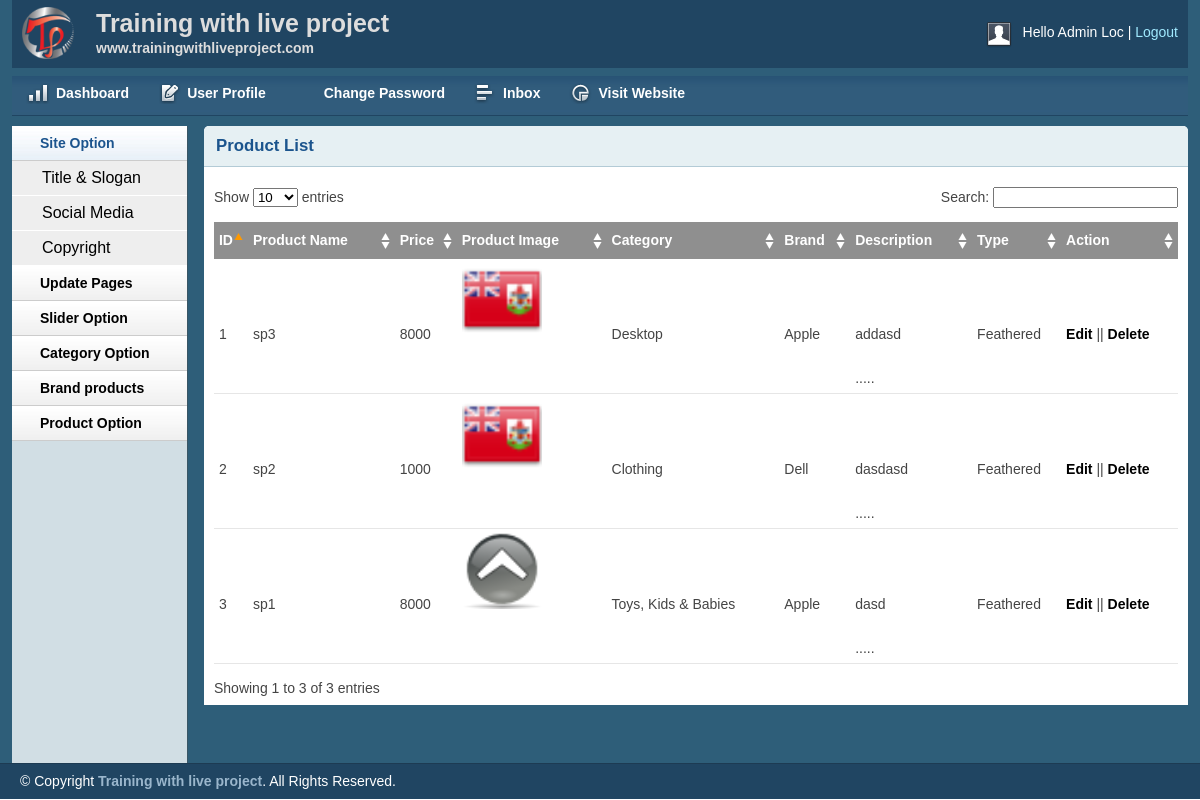
The page /shop/admin/productlist.php (signed in) on the database its author committed.
### tables this page shows
CREATE TABLE `tbl_product` (
  `productId` int(11) NOT NULL,
  `productName` varchar(255) NOT NULL,
  `catId` int(11) NOT NULL,
  `brandId` int(11) NOT NULL,
  `product_desc` text NOT NULL,
  `type` int(11) NOT NULL,
  `price` varchar(255) NOT NULL,
  `image` varchar(255) NOT NULL
);

CREATE TABLE `tbl_category` (
  `catId` int(11) NOT NULL,
  `catName` varchar(255) NOT NULL
);

CREATE TABLE `tbl_brand` (
  `brandId` int(11) NOT NULL,
  `brandName` varchar(255) NOT NULL
);

### shop/lib/database.php (called while the page is built, shortened)
<?php
Class Database{
public $host = DB_HOST;
public $user = DB_USER;
public $pass = DB_PASS;
public $dbname = DB_NAME;
public $link;
private function connectDB(){
    $this->link = new mysqli($this->host, $this->user, $this->pass, $this->dbname);
    if($this->link){
        return false;
    }
}
public function select($query){
    $result = $this->link->query($query) or die($this->link->error.__LINE__);
    if($result->num_rows > 0){
        return $result;
    }else{
        return false;
    }
}
}
?>

### shop/classes/product.php (called while the page is built, shortened)
<?php
$filepath = realpath(dirname(__FILE__));
include_once ($filepath.'/../lib/database.php');
include_once ($filepath.'/../helpers/format.php');
?>
<?php
    class product
    {
        private $db;
        public function __construct(){
            $this->db = new Database();
        }
        public function show_product(){
            $query = "SELECT tbl_product.*, tbl_category.catName, tbl_brand.brandName
            FROM tbl_product INNER JOIN tbl_category ON tbl_product.catId = tbl_category.catId
                             INNER JOIN tbl_brand ON tbl_product.brandId = tbl_brand.brandId
            order by tbl_product.productId desc";
            $result = $this->db->select($query);
            return $result;
        }
    }
?>

### shop/helpers/format.php (called while the page is built, shortened)
<?php
class Format{
    public function textShorten($text, $limit = 400){
        $text = $text. " ";
        $text = substr($text, 0, $limit);
        $text = substr($text, 0, strrpos($text, ' '));
        $text = $text.".....";
        return $text;
    }
}
?>

### shop/admin/productlist.php (the view, shortened to what this page needs)
<?php include 'inc/header.php';?>
<?php include 'inc/sidebar.php';?>
<?php include '../classes/product.php';?>
<?php include_once '../helpers/format.php';?>
<?php
$pd = new product();
$fm = new Format();
?>
<div class="grid_10">
    <div class="box round first grid">
        <h2>Product List</h2>
        <div class="block">
            <table class="data display datatable" id="example">
			<thead>
				<tr>
					<th>ID</th>
					<th>Product Name</th>
					<th>Price</th>
					<th>Product Image</th>
					<th>Category</th>
					<th>Brand</th>
					<th>Description</th>
					<th>Type</th>
					<th>Action</th>
				</tr>
			</thead>
			<tbody>
				<?php
				$pdlist = $pd->show_product();
				if($pdlist){
					$i = 0;
					while($result = $pdlist->fetch_assoc()){
						$i++;
				?>
				<tr class="odd gradeX">
					<td><?php echo $i ?></td>
					<td><?php echo $result['productName']?></td>
					<td><?php echo $result['price']?></td>
					<td><img src="uploads/<?php echo $result['image']?>" width="80" ></td>
					<td><?php echo $result['catName']?></td>
					<td><?php echo $result['brandName']?></td>
					<td>
						<?php
					echo $fm->textShorten($result['product_desc'], 50)
						?>
					</td>
					<td>
					<?php
						if($result['type']==0){
							echo 'Feathered';
						}else{
							echo 'Non-Feathered';
						}
					?>
					</td>
					<td><a href="productedit.php?productid=<?php echo $result['productId'] ?>">Edit</a> || <a href="?productid=<?php echo $result['productId'] ?>">Delete</a></td>
				</tr>
				<?php
					}
				}
				?>
			</tbody>
		</table>
       </div>
    </div>
</div>
<?php include 'inc/footer.php';?>

### shop/admin/css/layout.css (style rules this page uses)
body { background: #fff none repeat scroll 0 0; color: #444; font-size: 14px; padding: 0; }
a { color: #000; font-weight:bold; text-decoration: none; }
h1, h2, h3, h4, h5, h6 { line-height:1.2em; margin-bottom:.3em; }
h2 { margin-top:1em; }
.box { background:#fff; margin-bottom:20px; padding:10px 10px 10px 10px; margin-left:-8px; }
.box.grid { padding-bottom:40px; }
.box.round { -moz-border-radius: 5px 5px 0px 0px; -webkit-border-radius: 5px 5px 0px 0px; border-radius: 5px 5px 0px 0px; }
.box h2 { font-size:1.2em; font-weight:bold; color:#1B548D; background:#E6F0F3; margin:-10px -10px 0 -10px; padding:10px 12px; border-bottom:1px solid #B3CBD6; -moz-border-radius: 5px 5px 0px 0px; -webkit-border-radius: 5px 5px 0px 0px; border-radius: 5px 5px 0px 0px; }
.box.first { min-height: 406px; }
.block { padding-top:20px; }
p { margin-bottom:1em; }
.block { padding-bottom:1px; }
table.display { margin: 0 auto; clear: both; width: 100%; }
.sorting_asc { background: #8f8f8f url(../img/table/sort_asc.png) no-repeat center right; padding:8px 5px; text-align:left; color:#fff; }
.sorting { background:#8f8f8f url(../img/table/sort_both.png) no-repeat center right; padding:8px 5px; text-align:left; color:#fff; }
tr.odd { height: 30px; line-height: 30px; border-bottom:1px solid #e6e6e6; }
tr.even { height: 30px; line-height: 30px; border-bottom:1px solid #e6e6e6; }
tr.odd td, tr.even td { padding-left:5px; }

### rows shown on the page
tbl_product: productName "sp3", price "8000", image (picture), catId.catName "Desktop", brandId.brandName "Apple", product_desc "addasd .....", type "Feathered"
tbl_product: productName "sp2", price "1000", image (picture), catId.catName "Clothing", brandId.brandName "Dell", product_desc "dasdasd .....", type "Feathered"
tbl_product: productName "sp1", price "8000", image (picture), catId.catName "Toys, Kids & Babies", brandId.brandName "Apple", product_desc "dasd .....", type "Feathered"

### other values the page prints
Session::get('adminName') "Loc"
